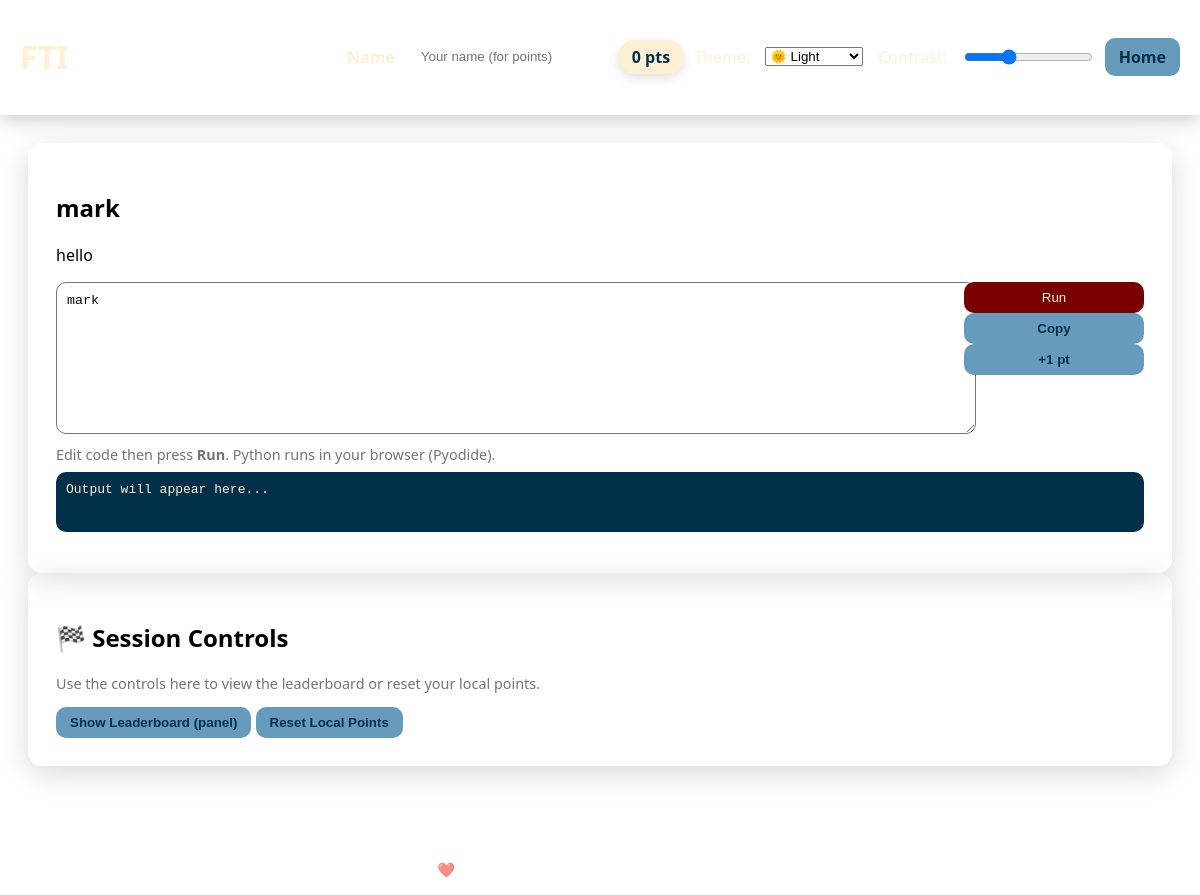
Page /presentation/5/ on the committed database.
### presenter/models.py (models this page shows, shortened)
class Slide(models.Model):
    presentation = models.ForeignKey(
        Presentation,
        on_delete=models.CASCADE,
        related_name="slides"
    )
    title = models.CharField(max_length=200)
    content = RichTextField()   # 👈 changed from TextField → HTMLField
    code_snippet = models.TextField(blank=True, null=True)
    slide_order = models.PositiveIntegerField(default=0)
    class Meta:
        ordering = ["slide_order"]

### presenter/views.py (the view)
# urls.py: path('presentation/<int:id>/', views.presentation_view, name='presentation'),
def presentation_view(request, id):
    presentation = get_object_or_404(Presentation, id=id)
    slides = presentation.slides.order_by("slide_order")
    return render(request, "presentation.html", {
        "presentation": presentation,
        "slides": slides,
    })

### presenter/context_processors.py (called while the page is built)
def branding_context(request):
    branding = Branding.objects.first()
    return {
        "branding": branding or {"site_name": "Django Presentation System"}
    }

### templates/presentation.html (shortened to what this page needs)
{% extends "base.html" %}
{% block head_extra %}
<link rel="stylesheet" href="https://cdn.jsdelivr.net/npm/reveal.js@4/dist/reveal.css">
<link rel="stylesheet" href="https://cdn.jsdelivr.net/npm/reveal.js@4/dist/theme/white.css">
{% endblock %}
{% block content %}
<div class="reveal">
    <div class="slides">
        {% for slide in slides %}
        <section>
            <h2>{{ slide.title }}</h2>
            <div class="slide-body">
                {{ slide.content|safe }}
            </div>
            {% if slide.code_snippet %}
            <div class="code-runner">
                <div style="flex:1">
                    <textarea id="editor-{{ forloop.counter }}"
                        class="py-editor">{{ slide.code_snippet|escape }}</textarea>
                    <div class="small">Edit code then press <strong>Run</strong>. Python runs in your browser (Pyodide).
                    </div>
                </div>
                <div style="width:180px;display:flex;flex-direction:column;align-items:stretch">
                    <button class="run-btn" data-target="out-{{ forloop.counter }}">Run</button>
                    <button class="btn" onclick="copyCode('editor-{{forloop.counter}}')">Copy</button>
                    <button class="btn" onclick="addSamplePoints(1)">+1 pt</button>
                </div>
            </div>
            <pre id="out-{{ forloop.counter }}" class="code-out">Output will appear here...</pre>
            {% endif %}
        </section>
        {% endfor %}
        <section>
            <h2>🏁 Session Controls</h2>
            <p class="small">Use the controls here to view the leaderboard or reset your local points.</p>
            <button class="btn" onclick="showLeaderboard()">Show Leaderboard (panel)</button>
            <button class="btn" onclick="resetLocalPoints()">Reset Local Points</button>
        </section>
    </div>
</div>
{% endblock %}

### templates/base.html (style rules this page uses)
:root { --dark-red: #780000; --red: #c1121f; --cream: #fdf0d5; --navy: #003049; --light: #669bbc; --card-bg: rgba(255, 255, 255, 0.2); --glass-bg: rgba(255, 255, 255, 0.12); --glass-border: rgba(255, 255, 255, 0.3); }
[data-theme="light"] { --bg-start: #fdf0d5; --bg-end: #e6f2f7; color: var(--navy); }
html, body { height: 100%; margin: 0; font-family: "Segoe UI", Arial, sans-serif; background: linear-gradient(135deg, var(--bg-start), var(--bg-end)); background-size: 300% 300%; animation: bgShift 15s ease infinite; transition: background 0.4s ease, color 0.4s ease; }
.btn { background: var(--light); color: var(--navy); padding: 8px 14px; border-radius: 10px; text-decoration: none; font-weight: 600; border: none; cursor: pointer; transition: transform 0.2s ease, box-shadow 0.2s ease; }
.light { background: #ffffff; color: #000000; }

### templates/presentation.html (style rules this page uses)
.reveal .slides section { border-radius: 14px; padding: 28px; background: var(--card-bg); box-shadow: 0 8px 30px rgba(0, 0, 0, 0.15); }
.code-runner { margin-top: 12px; display: flex; gap: 10px; align-items: flex-start; }
.code-runner textarea { width: 100%; height: 130px; border-radius: 10px; padding: 10px; font-family: monospace; }
.code-out { white-space: pre-wrap; background: var(--navy); color: var(--cream); padding: 10px; border-radius: 10px; margin-top: 8px; min-height: 40px; font-family: monospace; }
.run-btn { background: var(--dark-red); color: var(--cream); padding: 8px 12px; border-radius: 10px; border: none; cursor: pointer; }
.small { font-size: 0.9rem; color: rgba(0, 0, 0, 0.55); margin-top: 6px; }

### rows in the picture
Slide: title "mark", content "hello", code_snippet "mark"
